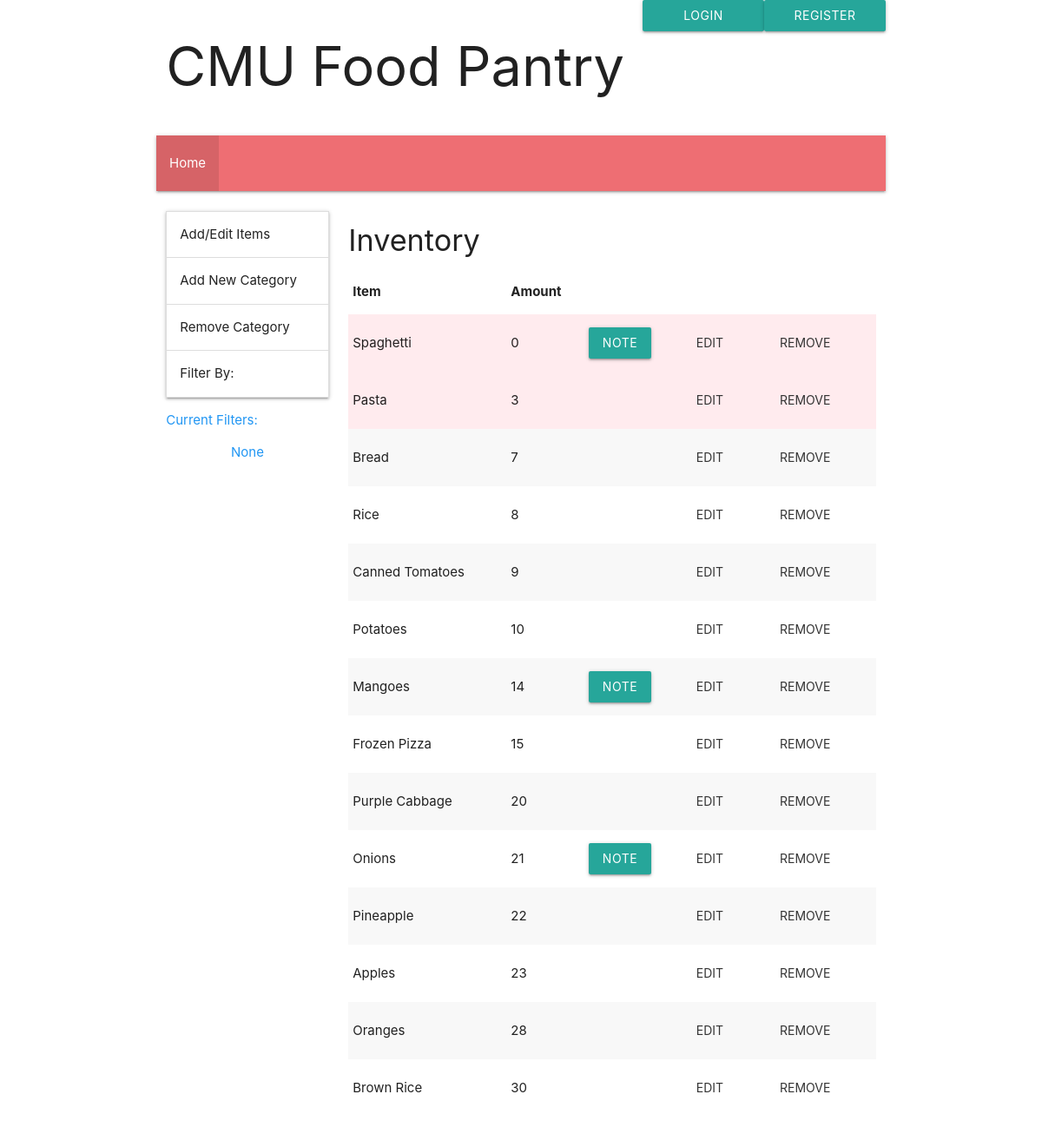
Page /inventory on the committed database.
### flaskTest.py (models this page shows, shortened)
class Items(database.Model):
    id = database.Column("id", database.Integer, primary_key = True)
    name = database.Column(database.String(100))
    amount = database.Column(database.Integer)
    note = database.Column(database.Text)
    categories = database.relationship("Categories", secondary=itemCategories, backref=database.backref("items", lazy="dynamic"))

### flaskTest.py (the view, shortened to what this page needs)
@app.route("/inventory", methods = ["POST", "GET"])
def inventory():
    return goto_page_inventory(catList = Categories.query.all(), values = Items.query.order_by(Items.amount).all(), editItemID = "None", filters=["None"])

### flaskTest.py (called while the page is built)
def get_session_display():
    if "name" in session:
        return (True, session["name"])
    else:
        return (False, "")

def goto_page_inventory(catList, values, editItemID, filters):
    sd = get_session_display()
    return render_template("staff_inventory.html", catList=catList, values=values, editItemID=editItemID, filters=filters, auth=sd[0], user=sd[1])

### templates/staff_inventory.html (shortened to what this page needs)
{% extends "base.html" %}
{% block content %}
    <div class="row section">
        <div class="col s3">
            <ul class="collapsible">
                <li>
                    <div class="collapsible-header">Add/Edit Items</div>
                </li>
                <li>
                    <div class="collapsible-header">Add New Category</div>
                </li>
                <li>
                    <div class="collapsible-header">Remove Category</div>
                </li>
                <li>
                    <div class="collapsible-header">Filter By:</div>
                </li>
            </ul>
            <h7 class="blue-text">Current Filters:</h7>
            <ul class="blue-text">
                {% for cat in filters %}
                    <li class="center-align">{{cat}}</li>
                {% endfor %}
            </ul>
        </div>
        <div class = "col s9">
            <h4>Inventory</h4>
            <table class = "striped">
                <thead>
                    <tr>
                        <th>Item</th>
                        <th>Amount</th>
                    </tr>
                </thead>
                <tbody>
                    {% for item in values %}
                        {% if item.id == editItemID %}
                            <tr id="scrollTo">
                                <form action="#" method="post">
                                    <td>
                                        <input type="text" name="newName" value="{{item.name}}" required>
                                    </td>
                                    <td>
                                        <input type="number" name="newAmount" value="{{item.amount}}" min="0" required>
                                    </td>
                                    <td>
                                        <button type="submit" class="waves-effect waves-light btn-small" formmethod="post" formaction="#" name="editedItemID" value="{{item.id}}">Save</button>
                                    </td>
                                </form>
                            </tr>
                        {% else %}
                            {% if item.amount <= 5 %}
                                <tr class="red lighten-5">
                                    <td>{{item.name}}</td>
                                    <td>{{item.amount}}</td>
                                    <td>
                                        {% if item.note != "" %}
                                            <a class="waves-effect waves-light btn modal-trigger" href="#{{item.id}}">Note</a>
                                        {% endif %}
                                    </td>
                                    <td>
                                        <form action="#" method="post">
                                            <button type="submit" class="waves-effect waves-teal btn-flat" formmethod="post" formaction="#" name="editItemID" value="{{item.id}}">Edit</button>
                                        </form>
                                    </td>
                                    <td>
                                        <form action="#" method="post">
                                            <button type="submit" class="waves-effect waves-teal btn-flat" formmethod="post" formaction="#" name="removeItemID" value="{{item.id}}">Remove</button>
                                        </form>
                                    </td>
                                </tr>
                            {% else %}
                                <tr>
                                    <td>{{item.name}}</td>
                                    <td>{{item.amount}}</td>
                                    <td>
                                        {% if item.note != "" %}
                                            <a class="waves-effect waves-light btn modal-trigger" href="#{{item.id}}">Note</a>
                                        {% endif %}
                                    </td>
                                    <td>
                                        <form action="#" method="post">
                                            <button type="submit" class="waves-effect waves-teal btn-flat" formmethod="post" formaction="#" name="editItemID" value="{{item.id}}">Edit</button>
                                        </form>
                                    </td>
                                    <td>
                                        <form action="#" method="post">
                                            <button type="submit" class="waves-effect waves-teal btn-flat" formmethod="post" formaction="#" name="removeItemID" value="{{item.id}}">Remove</button>
                                        </form>
                                    </td>
                                </tr>
                            {% endif %}
                        {% endif %}
                    {% endfor %}
                </tbody>
            </table>
        </div>
    </div>
{% endblock %}

### templates/base.html (shortened to what this page needs)
<!DOCTYPE html>
<html lang = "en">
<head>
    <link rel="stylesheet" href="https://cdnjs.cloudflare.com/ajax/libs/materialize/1.0.0/css/materialize.min.css">
</head>
<body>
    <div class="container">
        <div class="row">
            <h1 class="col s8">CMU Food Pantry</h1>
            {% if auth %}
                <h6 class="col s2">Logged in as {{user}}</h6>
                <a class="waves-effect waves-light btn col s2" href="/logout">Logout</a>
            {% else %}
                <a class="waves-effect waves-light btn col s2" href="/login">Login</a>
                <a class="waves-effect waves-light btn col s2" href="/register">Register</a>
            {% endif %}
        </div>
        <nav>
            <div class="nav-wrapper">
                <ul id="nav-mobile" class="left hide-on-med-and-down">
                    {% if auth %}
                        {% block nav_content %}
                        {% include "staff_nav.html" %}
                        {% endblock %}
                    {% else %}
                        {% include "nav.html" %}
                    {% endif %}
                </ul>
            </div>
        </nav>
        {% block content %}{% endblock %}
    </div>
</body>
</html>

### templates/nav.html
<li class = "active"><a href="/">Home</a></li>

### rows in the picture
Items: name "Spaghetti", amount "0", {{ item.id }} 24 (drawn)
Items: name "Pasta", amount "3", {{ item.id }} 10 (drawn)
Items: name "Bread", amount "7", {{ item.id }} 16 (drawn)
Items: name "Rice", amount "8", {{ item.id }} 4 (drawn)
Items: name "Canned Tomatoes", amount "9", {{ item.id }} 21 (drawn)
Items: name "Potatoes", amount "10", {{ item.id }} 14 (drawn)
Items: name "Mangoes", amount "14", {{ item.id }} 8 (drawn)
Items: name "Frozen Pizza", amount "15", {{ item.id }} 11 (drawn)
Items: name "Purple Cabbage", amount "20", {{ item.id }} 15 (drawn)
Items: name "Onions", amount "21", {{ item.id }} 19 (drawn)
Items: name "Pineapple", amount "22", {{ item.id }} 13 (drawn)
Items: name "Apples", amount "23", {{ item.id }} 17 (drawn)
Items: name "Oranges", amount "28", {{ item.id }} 23 (drawn)
Items: name "Brown Rice", amount "30", {{ item.id }} 22 (drawn)

### other values in the picture
{{ cat }} "None"
